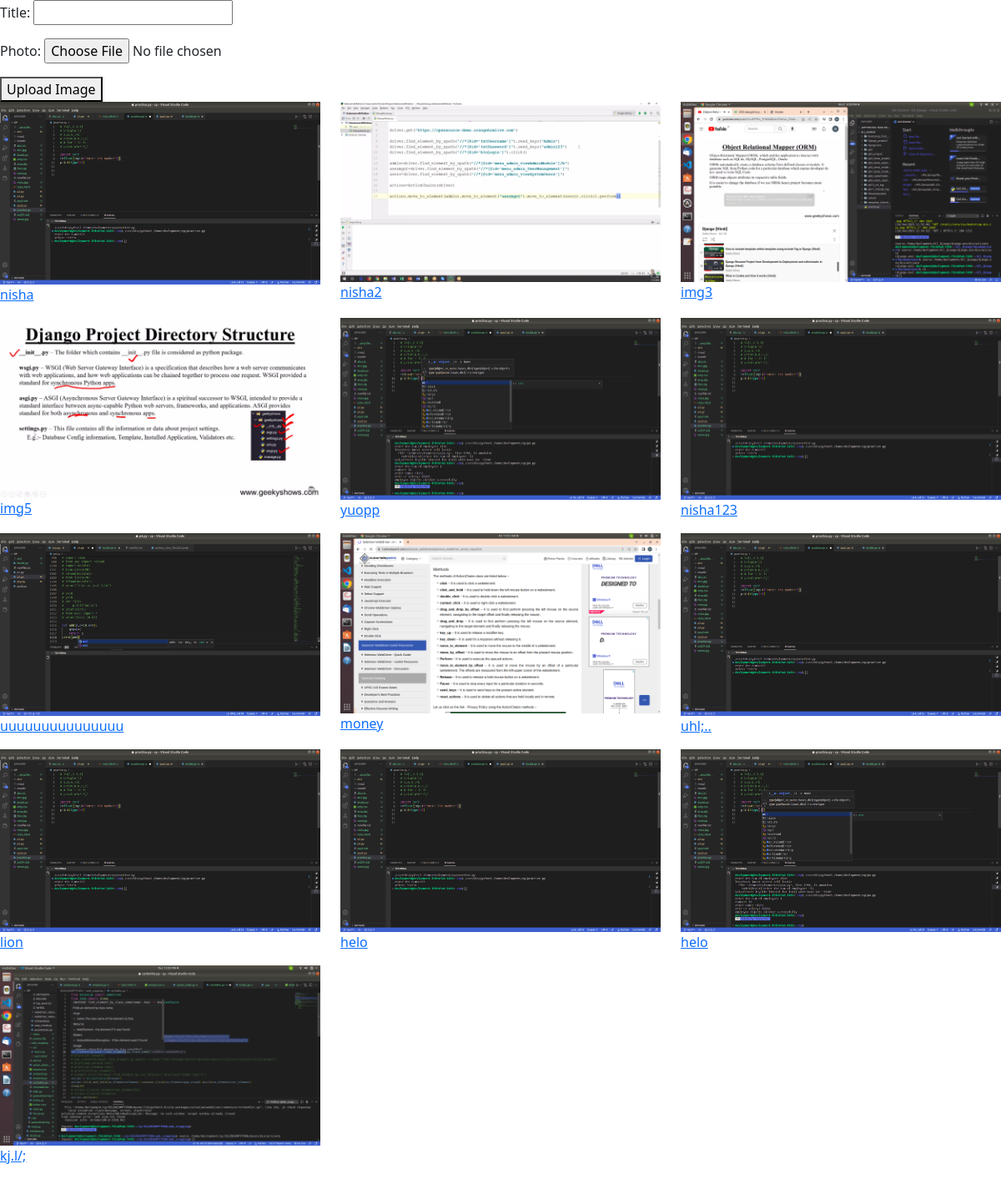
The page / on the database its author committed.
### sampleapp/models.py (models this page shows, shortened)
class Image(models.Model):
    title = models.CharField(max_length=20)
    photo = models.ImageField(upload_to='pics')

### sampleapp/views.py (the view)
# urls.py: path('', views.uploadView, name= 'upload_image') # new
def uploadView(request):
    if request.method == 'POST':
        form = ImageUploadForm(request.POST, request.FILES)
        if form.is_valid():
            form.save()
            return redirect('/')
    else:
            form = ImageUploadForm()
            data = Image.objects.all()
    return render(request, 'upload.html', {'form': form,'data':data})

### sampleapp/forms.py
class ImageUploadForm(forms.ModelForm):
    class Meta:
        model = Image
        fields = ['title', 'photo']

### sampleapp/templates/upload.html (shortened to what this page needs)
<!DOCTYPE html>
{% load static %}
<html lang="en">
<head>
    <link rel="stylesheet" href="{% static 'css/all.min.css' %}">
    <link rel="stylesheet" href="{% static 'css/bootstrap.css' %}" />
</head>
<body>
     <form method="POST" enctype="multipart/form-data">
        {{ form.as_p }}
     <button type="submit"> Upload Image </button>
    <div class="row">
        {% for x in data %}
        <div class="col-md-4">
          <div class="thumbnail">
            <a href="{{ x.photo.url }}">
              <img src="{{ x.photo.url }}" alt="Lights" style="width:100%">
              <div class="caption">
                <p>{{ x.title }}</p>
              </div>
            </a>
          </div>
        </div>
        {% endfor %}
      </div>
    </form>
</body>
</html>

### rows shown on the page
Image: photo (picture), title "nisha"
Image: photo (picture), title "nisha2"
Image: photo (picture), title "img3"
Image: photo (picture), title "img5"
Image: photo (picture), title "yuopp"
Image: photo (picture), title "nisha123"
Image: photo (picture), title "uuuuuuuuuuuuuuu"
Image: photo (picture), title "money"
Image: photo (picture), title "uhl;.."
Image: photo (picture), title "lion"
Image: photo (picture), title "helo"
Image: photo (picture), title "helo"
Image: photo (picture), title "kj.l/;"
